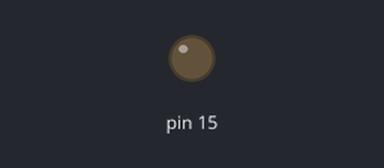
The sketch below on a simulated Arduino Uno, built with avr-gcc and run on an emulated ATmega328P. Parts: output pins drawn as LEDs (lit = HIGH).

Above: at 2.5 s.
At 7.5 s:
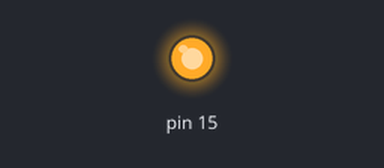
Timing chart, 0 to 13.0 s (numbered marks = the images above):
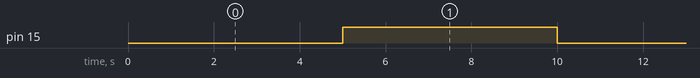

The sketch:

lock_test.ino
```cpp
void setup() {
  // put your setup code here, to run once:
  Serial.begin(9600);
  pinMode(15,OUTPUT);
  digitalWrite(15,HIGH);
}

void loop() {
  // put your main code here, to run repeatedly:
  digitalWrite(15,LOW);
  delay(5000);
  digitalWrite(15,HIGH);
  delay(5000);
}
```

Measured:
- by itself, pin 15: alternates HIGH for 5.0 s and LOW for 5.0 s
